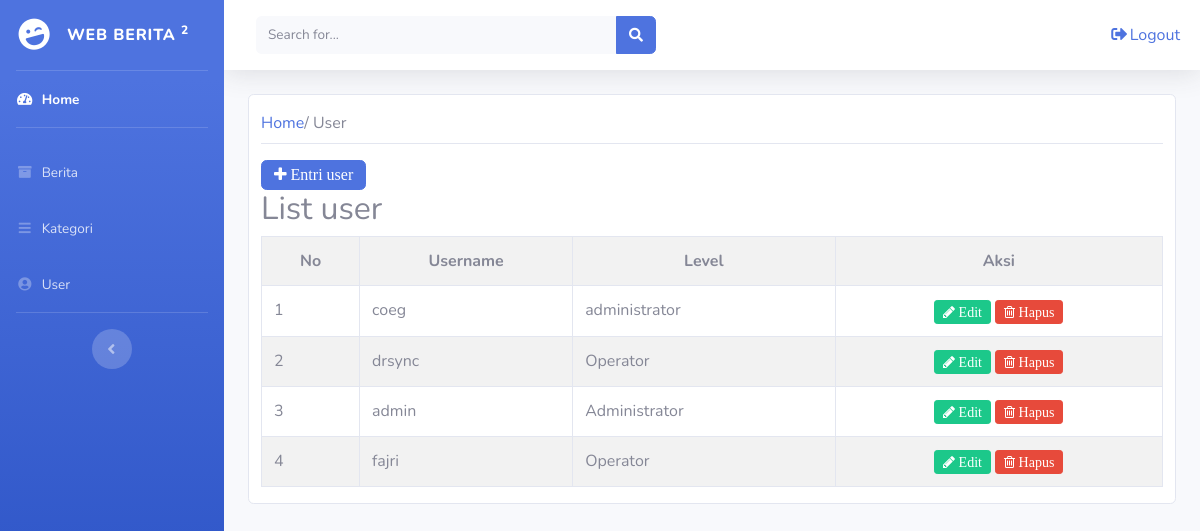
/admin/index.php?page=user (signed in), run on the app's committed database.
### tables this page shows
CREATE TABLE `user` (
  `id` int(11) NOT NULL,
  `username` varchar(50) NOT NULL,
  `password` varchar(50) NOT NULL,
  `level` varchar(50) NOT NULL
);

### admin/user.php (the view, shortened to what this page needs)
<div class="d-flex left-content-between flex-wrap flex-md-nowrap align-items-center pt-3 pb-2 mb-3 border-bottom">
        <a href="index.php">Home</a> / User
      </div>
<?php
$aksi=isset($_GET['aksi']) ? $_GET['aksi'] : 'list';
switch ($aksi) {
	case 'list' :
?>
<a href=?page=user&aksi=entri class="btn btn-primary fa fa-plus"> Entri user</a>
<h2>List user</h2>
<table class="table table-bordered table-striped">
	<tr align="center">
		<th>No</th>
		<th>Username</th>
		<th>Level</th>
		<th>Aksi</th>
	</tr>
	<?php
	$no=1;
	include 'koneksi.php';
	$tampil=mysqli_query($koneksi,"SELECT * FROM user order by id ASC");
	while ($data=mysqli_fetch_array($tampil)) {
	?>
	<tr>
		<td><?php echo $no; ?></td>
		<td><?php echo $data['username']; ?></td>
		<td><?php echo $data['level']; ?></td>
		<td align="center"><a href=?page=user&aksi=edit&id=<?php echo $data['id']; ?> class="btn btn-success btn-sm fa fa-pencil"> Edit</a>
			<a href="aksi_user.php?page=user&proses=hapus&id=<?php echo $data['id']; ?>" onclick="return confirm('Yakin akan menghapus data ?');" class="btn btn-danger btn-sm fa fa-trash-o"> Hapus</td> </a>
	</tr>
	<?php
		$no++;
	}
	?>
</table>
<?php
	break;
?>
<?php
}
?>
 </div>

### data on the page
user: username "coeg", level "administrator"
user: username "drsync", level "Operator"
user: username "admin", level "Administrator"
user: username "fajri", level "Operator"
